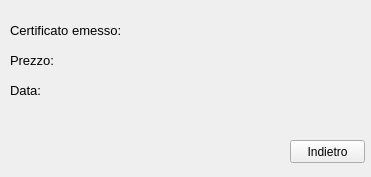
<?xml version="1.0" encoding="UTF-8"?>
<ui version="4.0">
 <class>Form</class>
 <widget class="QWidget" name="Form">
  <property name="geometry">
   <rect>
    <x>0</x>
    <y>0</y>
    <width>371</width>
    <height>177</height>
   </rect>
  </property>
  <property name="windowTitle">
   <string>Ricevuta</string>
  </property>
  <widget class="QLabel" name="label">
   <property name="geometry">
    <rect>
     <x>10</x>
     <y>20</y>
     <width>121</width>
     <height>20</height>
    </rect>
   </property>
   <property name="font">
    <font>
     <pointsize>10</pointsize>
    </font>
   </property>
   <property name="text">
    <string>Certificato emesso:</string>
   </property>
  </widget>
  <widget class="QLabel" name="label_2">
   <property name="geometry">
    <rect>
     <x>140</x>
     <y>20</y>
     <width>211</width>
     <height>20</height>
    </rect>
   </property>
   <property name="font">
    <font>
     <pointsize>12</pointsize>
    </font>
   </property>
   <property name="text">
    <string/>
   </property>
  </widget>
  <widget class="QLabel" name="label_3">
   <property name="geometry">
    <rect>
     <x>10</x>
     <y>50</y>
     <width>121</width>
     <height>20</height>
    </rect>
   </property>
   <property name="font">
    <font>
     <pointsize>10</pointsize>
    </font>
   </property>
   <property name="text">
    <string>Prezzo:</string>
   </property>
  </widget>
  <widget class="QLabel" name="label_4">
   <property name="geometry">
    <rect>
     <x>140</x>
     <y>50</y>
     <width>211</width>
     <height>20</height>
    </rect>
   </property>
   <property name="font">
    <font>
     <pointsize>12</pointsize>
    </font>
   </property>
   <property name="text">
    <string/>
   </property>
  </widget>
  <widget class="QLabel" name="label_5">
   <property name="geometry">
    <rect>
     <x>10</x>
     <y>80</y>
     <width>121</width>
     <height>20</height>
    </rect>
   </property>
   <property name="font">
    <font>
     <pointsize>10</pointsize>
    </font>
   </property>
   <property name="text">
    <string>Data:</string>
   </property>
  </widget>
  <widget class="QLabel" name="label_6">
   <property name="geometry">
    <rect>
     <x>140</x>
     <y>80</y>
     <width>211</width>
     <height>20</height>
    </rect>
   </property>
   <property name="font">
    <font>
     <pointsize>12</pointsize>
    </font>
   </property>
   <property name="text">
    <string/>
   </property>
  </widget>
  <widget class="QPushButton" name="pushButton">
   <property name="geometry">
    <rect>
     <x>290</x>
     <y>140</y>
     <width>75</width>
     <height>23</height>
    </rect>
   </property>
   <property name="text">
    <string>Indietro</string>
   </property>
  </widget>
 </widget>
 <resources/>
 <connections/>
</ui>
